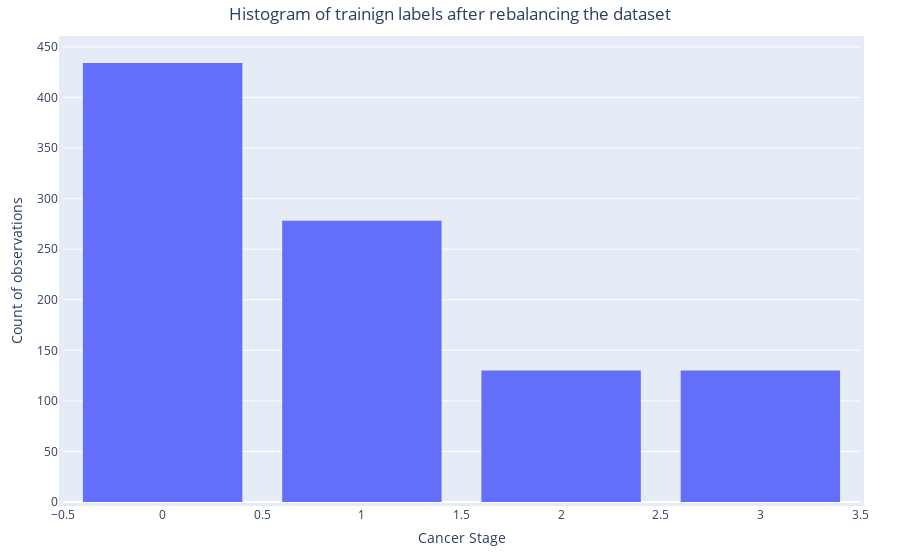

Notebook code cell kept with this figure:
### Code cell
fig = go.Figure()
fig.add_trace(go.Histogram(x=y_train))

# Overlay both histograms
fig.update_layout(bargroupgap=0.2,
                  title="Histogram of trainign labels after rebalancing the dataset",
                  xaxis_title="Cancer Stage",
                  yaxis_title="Count of observations")
fig.update_layout(
    margin=dict(
        l=40,
        r=40,
        b=40,
        t=40,
        pad=4
    ),
    title={
        'x':0.5})
fig.show()

### Figure 1 — Plotly figure (JSON) as saved in the notebook; plotly's stock layout.template omitted (floating-point values rounded to 4 significant figures; data arrays with more than 128 entries replaced by an {"elided": "..."} marker saying what was removed)
{"data": [{"type": "histogram", "x": {"elided": "972 int values"}}], "layout": {"bargroupgap": 0.2, "margin": {"b": 40, "l": 40, "pad": 4, "r": 40, "t": 40}, "title": {"text": "Histogram of trainign labels after rebalancing the dataset", "x": 0.5}, "xaxis": {"title": {"text": "Cancer Stage"}}, "yaxis": {"title": {"text": "Count of observations"}}}}
